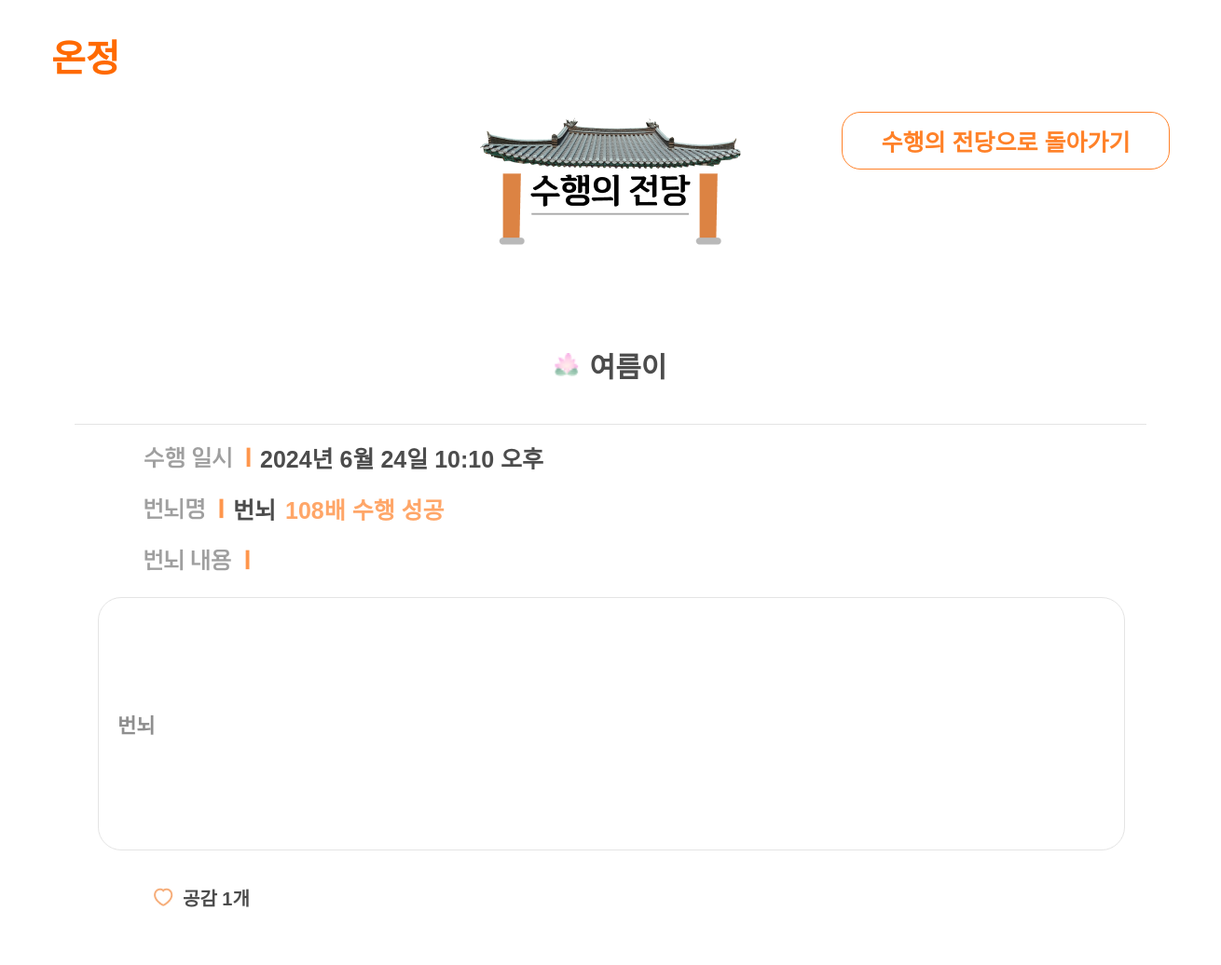
/post/6/, run on an earlier commit of the app's database.
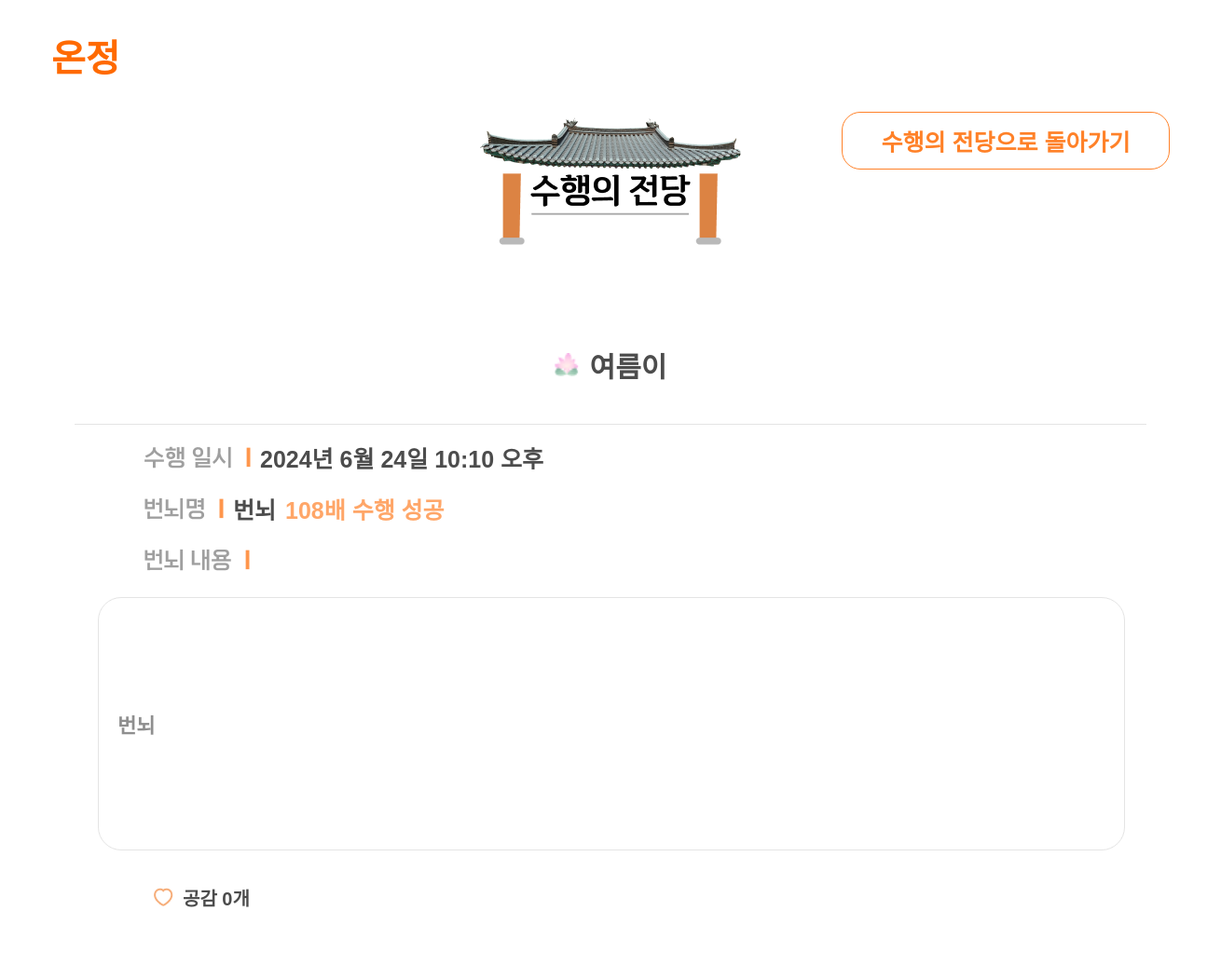
And on a later commit of the database.
### post/models.py (models this page shows, shortened)
class SharedWish(models.Model):
    title = models.CharField(max_length=50)
    user = models.ForeignKey(User, on_delete=models.CASCADE)
    text = models.TextField()
    created_at = models.DateTimeField(auto_now_add=True)
    like = models.ManyToManyField(User, related_name='sharedwish_likes', blank=True)
    like_count = models.IntegerField(default=0)
    num108_count = models.IntegerField(default=0)

### post/views.py (the view)
# urls.py: path('<int:id>/', detail_108, name="detail_108"),
@csrf_exempt
def detail_108(request, id):
    my_wish = get_object_or_404(SharedWish, pk=id)  # 게시물 조회, 없으면 404 에러 발생
    return render(request, 'post/detail_108.html', {'wish' : my_wish})  # 템플릿에 게시물 전달

### post/templates/post/detail_108.html (shortened to what this page needs)
<!DOCTYPE html>
{% load static %}
<html>
    <head>
            <link rel="stylesheet" type="text/css" href="{% static 'css/main/detail_108.css'%}"/>
    </head>
    <body>
        <div class = "screen">
            <div class = "topnav">
                <a class="onjung" href="{% url 'main:mainpage' %}">
                    온정
                </a>
            </div>
            <div class = "frametop">
                <img class="icon-place" alt="안뜸" src="{%static 'images/mainpage_img/img-building.png'%}"/>
                <div class="buttons">
                    <a class="community-button" href="{% url 'post:community_108' %}">수행의 전당으로 돌아가기</a>
                </div>
            </div>
            <div class ="post-detail">
                <div class="post-username">
                    <img class="lotus-username" alt="안뜸" src="{%static 'images/mainpage_img/img-lotus-mini.png'%}"/>
                    <div class="db_username">{{wish.user.username}}</div>
                </div>
                <div class="long-bar"></div>
                <div class="text-detail">
                    <div class="post-time">
                        <img class="img-time" alt="안뜸" src="{%static 'images/mainpage_img/img-detail-time.png'%}"/>
                        <div class="db_time">{{ wish.created_at }}</div>
                    </div>
                    <div class="post-title">
                        <img class="img-title" alt="안뜸" src="{%static 'images/mainpage_img/img-detail-title.png'%}"/>
                        <div class="db_title">{{ wish.title }}</div>
                        <div class="ok108">108배 수행 성공</div>
                    </div>
                    <div class="post-content">
                        <img class="img-content" alt="안뜸" src="{%static 'images/mainpage_img/img-detail-content.png'%}"/>
                    </div>
                    <div class="box-container">
                        <div class="content-box">
                            <div class="db_content">{{ wish.text }}</div>
                        </div>
                    </div>
                    <div class="icons">
                        <div class = "likes">
                            <img class="img-like" alt="안뜸" src="{%static 'images/mainpage_img/img-like.png'%}"/>
                            <a class ="db_like" href="{% url "post:likes" wish.id %}">공감 {{ wish.like_count }}개</a>
                        </div>
                    </div>
                </div>
            </div>
        </div>
    </body>
</html>

What changed in the data, as far as the page shows it:
changed SharedWish "2024년 6월 24일 10:10 오후": like_count "1" → "0"
